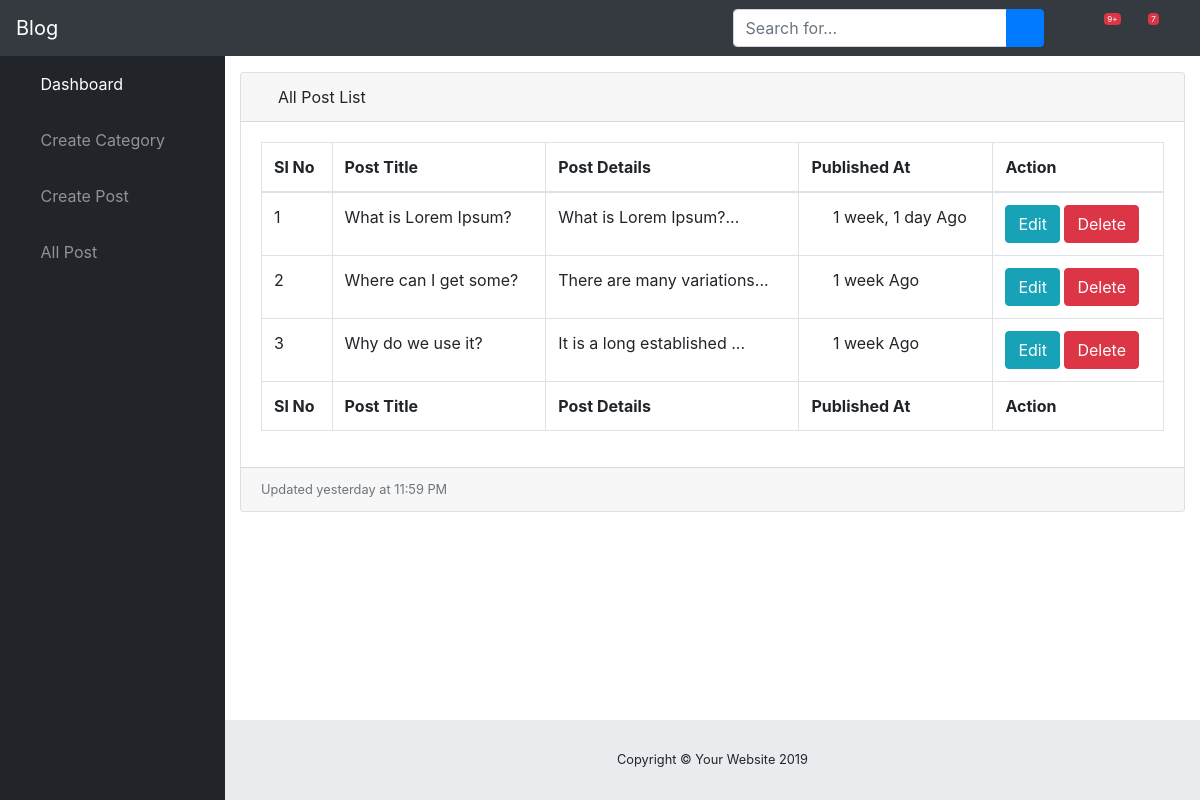
Screenshot of /dashboard/posts (signed in) with the database file from the repository.
### dashboard/models.py (models this page shows, shortened)
class BlogPost(models.Model):
    title = models.CharField(max_length=255)
    details = models.TextField()
    category = models.ForeignKey(Category, on_delete=models.DO_NOTHING, default=1)
    publish_date = models.DateTimeField(auto_now_add=True)
    update_date = models.DateTimeField(auto_now=True)
    status = models.BooleanField(default=0)

### dashboard/views.py (the view)
# urls.py: path('posts', views.showAllpost, name='showallpost'),
@login_required
def showAllpost(request):
    all_post = BlogPost.objects.all()
    context = {
        'all_post': all_post
    }
    return render(request, 'dashboard/post_list.html', context)

### dashboard/templates/dashboard/post_list.html (shortened to what this page needs)
{% extends 'dashboard/base.html' %}
{% load humanize %}
{% block content %}
<div class="card mb-3">
          <div class="card-header">
            <i class="fas fa-table"></i>
            All Post List</div>
          <div class="card-body">
            <div class="table-responsive">
              <table class="table table-bordered" id="dataTable" width="100%" cellspacing="0">
                <thead>
                  <tr>
                    <th>Sl No</th>
                    <th>Post Title</th>
                    <th>Post Details</th>
                    <th>Published At </th>
                    <th>Action</th>
                  </tr>
                </thead>
                <tfoot>
                  <tr>
                    <th>Sl No</th>
                    <th>Post Title</th>
                    <th>Post Details</th>
                    <th>Published At </th>
                    <th>Action</th>
                  </tr>
                </tfoot>
                <tbody>
                {% for post_value in all_post %}
                  <tr>
                    <td>{{ forloop.counter }}</td>
                    <td>{{ post_value.title }}</td>
                    <td>{{ post_value.details|slice:":25"}}...</td>
                    <td> <i class="fa fa-clock"></i>&nbsp; {{ post_value.publish_date | timesince  }} Ago </td>
                    <td>
                            <a href="{% url 'postupdate'  post_value.pk %}"> <button class="btn btn-info">Edit</button></a>
                            <a href="{% url 'postdelete' post_value.pk %}"> <button class="btn btn-danger">Delete</button></a>
                    </td>
                  </tr>
                {% endfor %}
                </tbody>
              </table>
            </div>
          </div>
          <div class="card-footer small text-muted">Updated yesterday at 11:59 PM</div>
        </div>
      </div>
{% endblock content %}

### rows the page displays
BlogPost: title "What is Lorem Ipsum?", details "What is Lorem Ipsum?", publish_date "1 week, 1 day"
BlogPost: title "Where can I get some?", details "There are many variations", publish_date "1 week"
BlogPost: title "Why do we use it?", details "It is a long established", publish_date "1 week"
